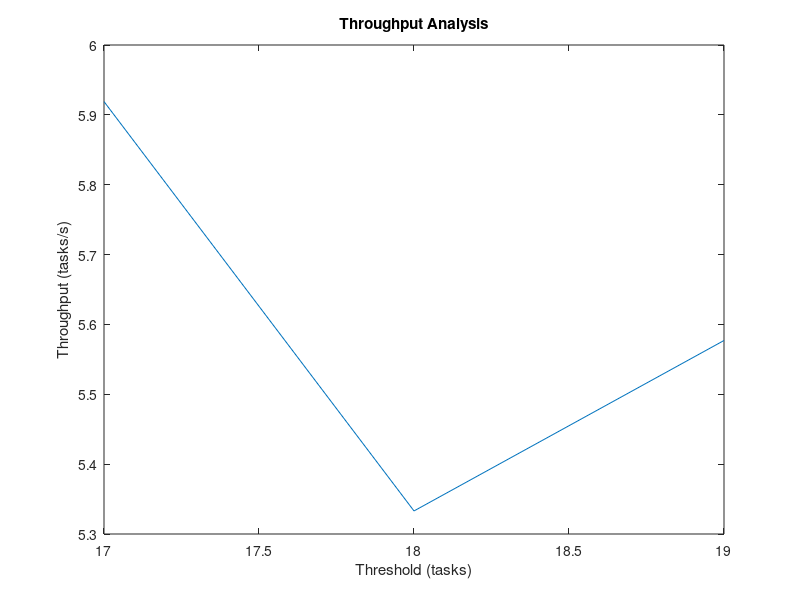
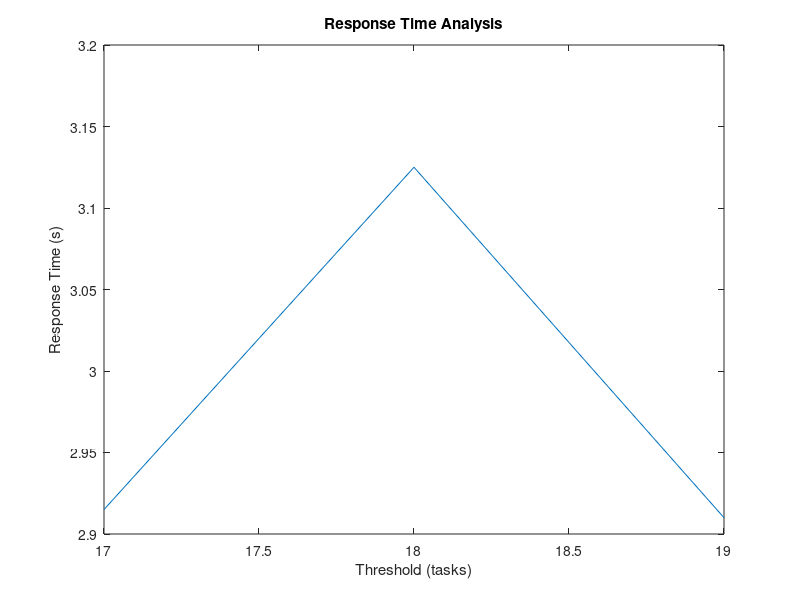

MATLAB code to generate these figures, in order:
Array=csvread('results/simulation_cloud.csv', 1, 5);

threshold = Array(:, 17);
throughput = Array(:, 11);
response_time = Array(:, 12);

figure(1)
plot(threshold, throughput)
title("Throughput Analysis")
xlabel("Threshold (tasks)")
ylabel("Throughput (tasks/s)")

figure(2)
plot(threshold, response_time)
title("Response Time Analysis")
xlabel("Threshold (tasks)")
ylabel("Response Time (s)")

